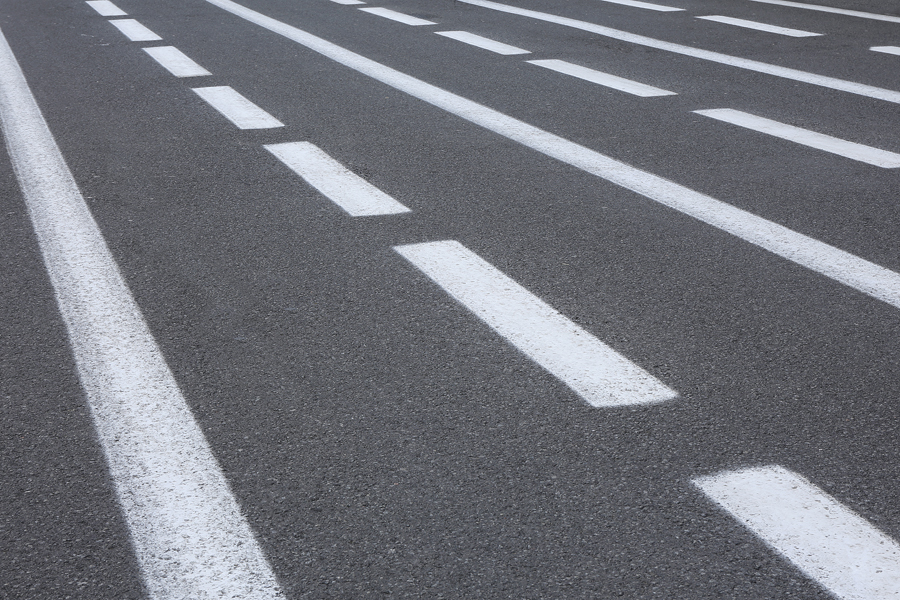
#> input picture lab4/lab4_1.jpg, 900 x 600 px
$ python lab4_4.py
#> lines starting #> are read from the running program, lines starting #| are printed output that depends on the picture; after the words box and inside, x2 and y2 are one past the last pixel; in counts of white or black regions, pixels touching at a corner belong together
import cv2
import numpy as np

#адаптивного вычисления порога
road1 = cv2.imread('lab4_1.jpg', cv2.IMREAD_GRAYSCALE)
#> road1: shape (600, 900); min 22, max 244, mean 117
maxVal1 = 255
threshold1 = 100 #127 170 220
blocksize = 21
C = 0.2

road1_1 = cv2.adaptiveThreshold(road1, maxVal1 , cv2.ADAPTIVE_THRESH_MEAN_C ,cv2.THRESH_BINARY , blocksize , C)
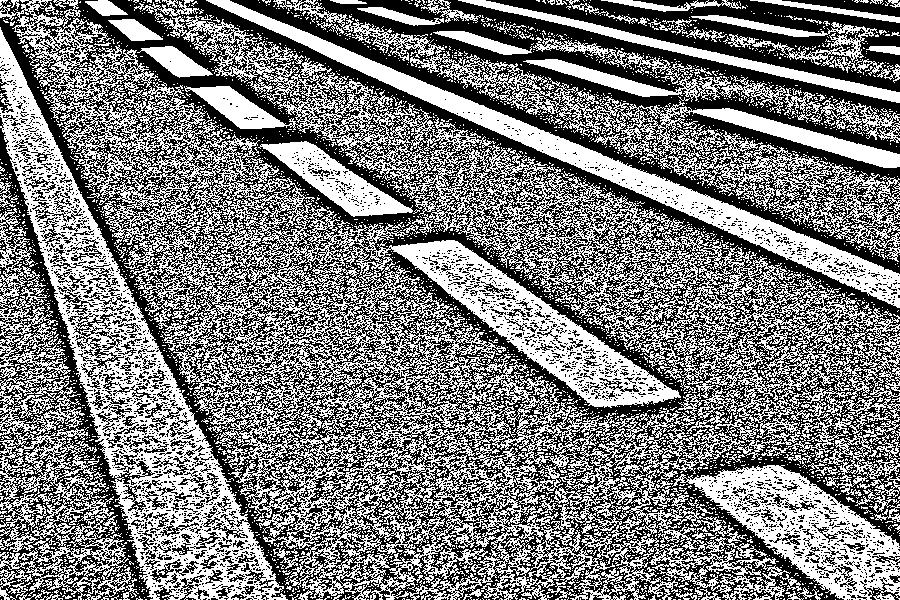
#> road1_1: shape (600, 900); 49.2% white; 3702 white regions (3587 under 20 px), largest, box (x1, y1, x2, y2) and area: (0, 0, 900, 600) 142121, (0, 27, 288, 600) 30534, (273, 0, 900, 262) 17065
cv2.imwrite(f"lab4_1_ADAPTIVE_THRESH_MEAN_C__{threshold1}_{maxVal1}_{blocksize}_{C}.jpg",road1_1)

road1_1 = cv2.adaptiveThreshold(road1, maxVal1 , cv2.ADAPTIVE_THRESH_GAUSSIAN_C ,cv2.THRESH_BINARY , blocksize , C)
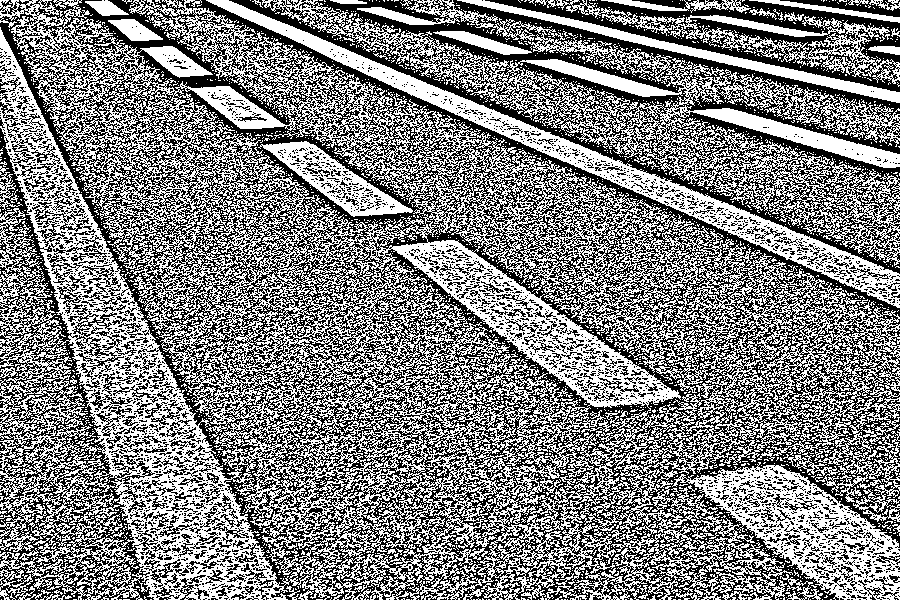
#> road1_1: shape (600, 900); 50.8% white; black in thin lines or dots
cv2.imwrite(f"lab4_1_ADAPTIVE_THRESH_GAUSSIAN_C__{threshold1}_{maxVal1}_{blocksize}_{C}.jpg",road1_1)

$ run again, with lab4/lab4.jpg copied over lab4/lab4_1.jpg
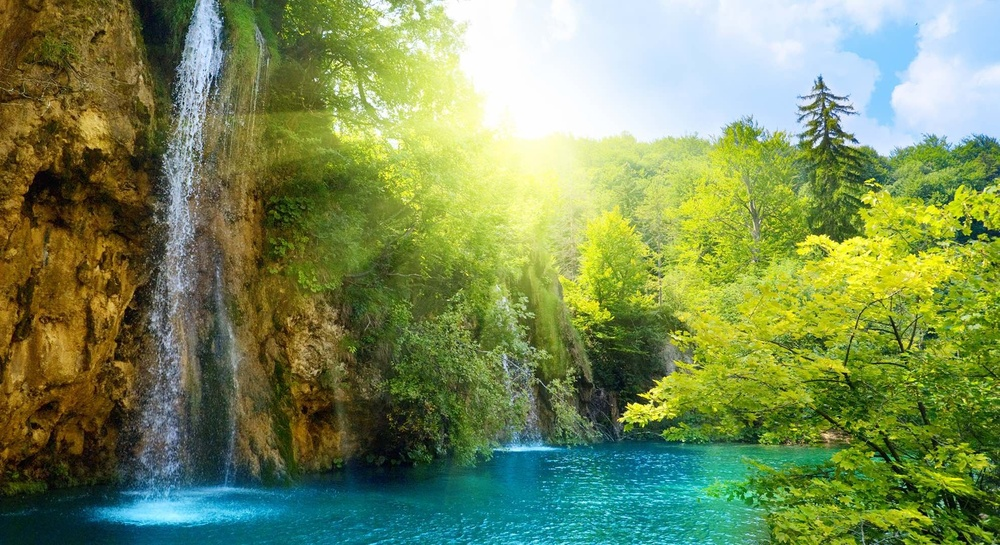
#> input picture lab4/lab4.jpg, 1000 x 545 px, shrunk from 1980 x 1080 before the run
#> `road1_1 = cv2.adaptiveThreshold(road1, maxVal1 , cv2.ADAPTIVE_THRESH_M..`:
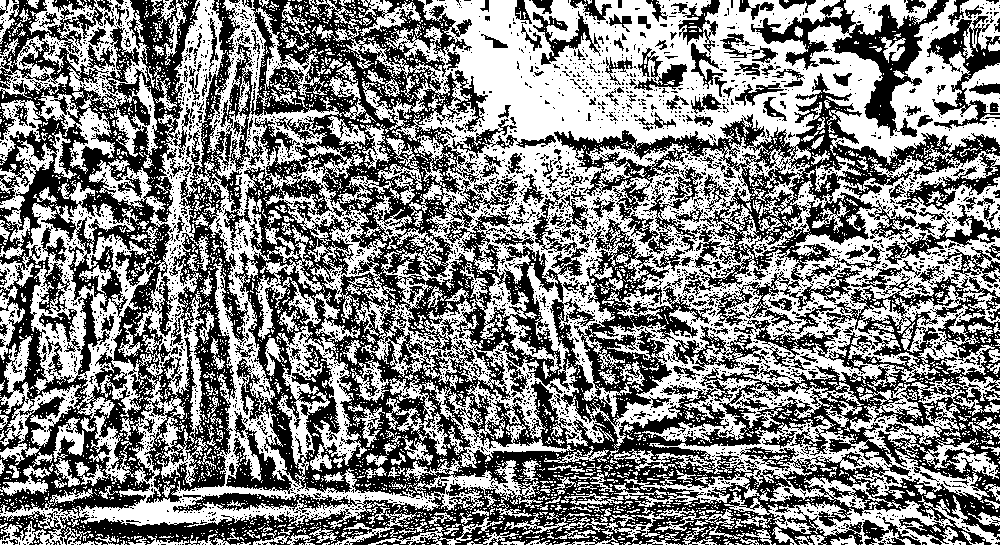
#> road1_1: shape (545, 1000); 51.2% white; 3685 black regions (3434 under 20 px), largest, box (x1, y1, x2, y2) and area: (0, 0, 1000, 545) 195254, (554, 73, 1000, 327) 23619, (751, 0, 949, 137) 6318
#> `road1_1 = cv2.adaptiveThreshold(road1, maxVal1 , cv2.ADAPTIVE_THRESH_G..`:
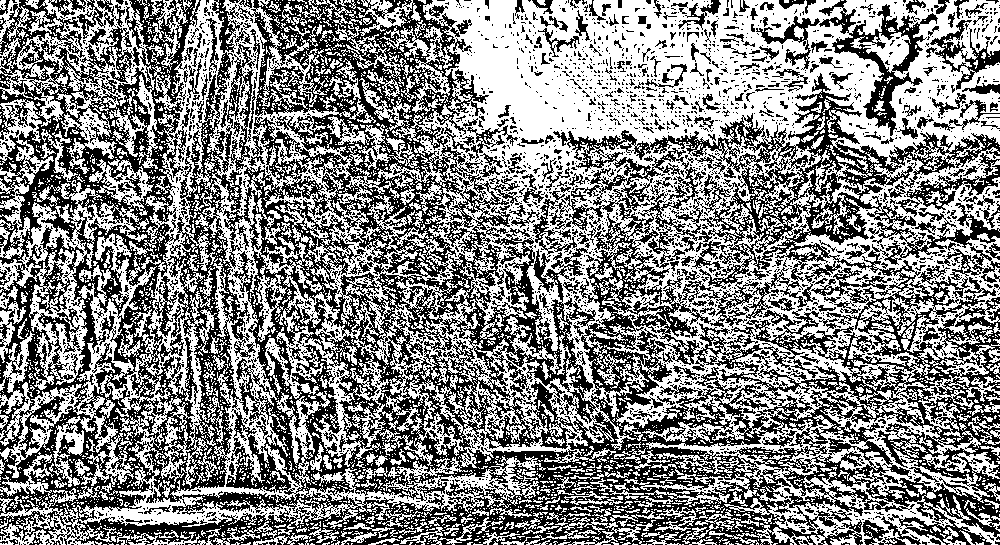
#> road1_1: shape (545, 1000); 52.4% white; black in thin lines or dots
